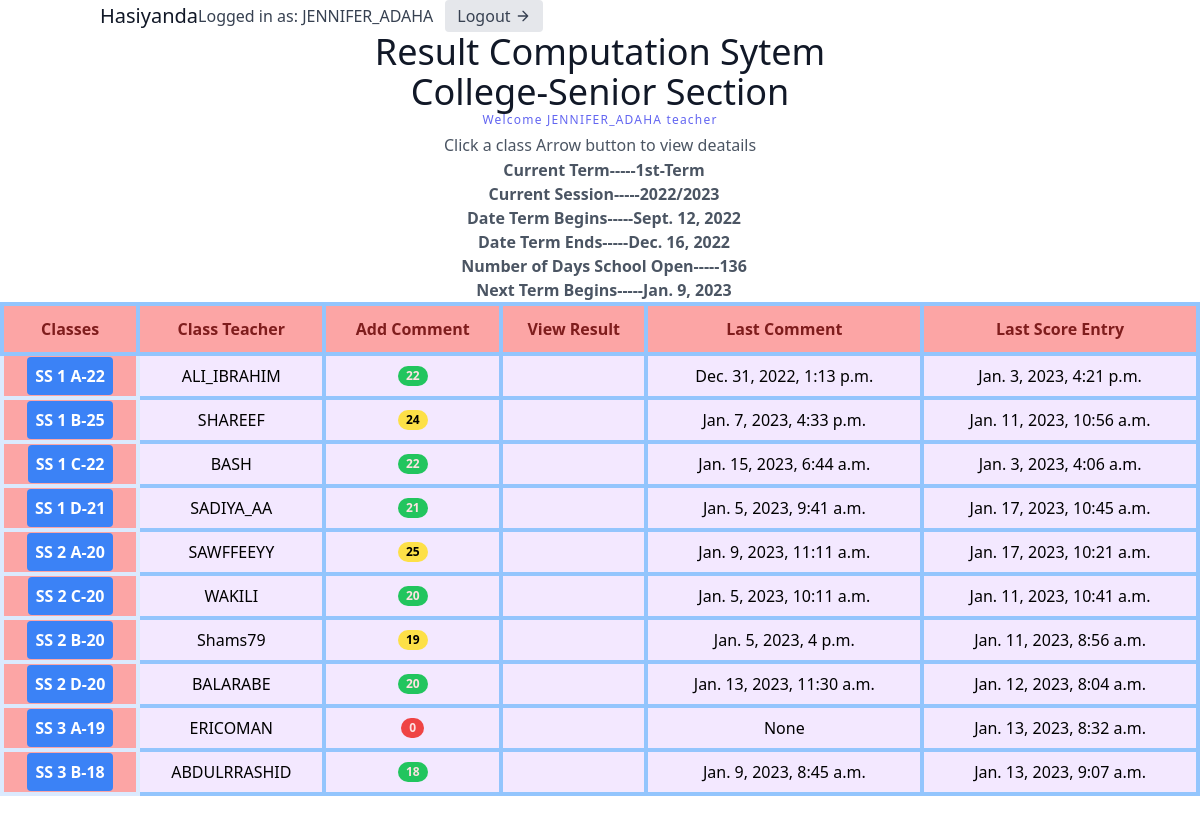
Page /classList/ (signed in) on the committed database.
### users/models.py (models this page shows, shortened)
class User(AbstractUser):
    class Role(models.TextChoices):
        ADMIN = 'admin'
        TEACHER = 'teacher'
        STUDENT = 'student'
    base_role = Role.TEACHER
    role = models.CharField(max_length=10, choices= Role.choices , null=True, blank=True)
    section = models.ForeignKey('result.section', on_delete=models.SET_NULL, null=True , blank=True)
    class Meta:
        db_table = 'auth_user'
    def __str__(self):
        return self.username

### result/models.py (models this page shows, shortened)
class section(models.Model):
    sectionName = models.CharField(max_length=100 , unique=True)
    def __str__(self):
        return self.sectionName

class setting(models.Model):
    announcement = models.CharField(max_length=100,null=True)
    announcement_date = models.DateField(auto_now_add=False,null=True)
    news = models.CharField(max_length=100,null=True)
    current_Term = models.CharField(max_length=100,choices=term_choices,null=True)
    current_Session = models.CharField(max_length=100,null=True)
    date_Term_Begin = models.DateField(auto_now_add=False,null=True)
    date_Term_End = models.DateField(auto_now_add=False,null=True)
    number_of_days_school_open = models.IntegerField(null=True)
    next_term_begins = models.DateField(auto_now_add=False,null=True)

class classArmTeacher(models.Model):
    className = models.ForeignKey(all_class, on_delete=models.CASCADE, null=True)
    classArm = models.ForeignKey(classArm, related_name='classArm', on_delete=models.CASCADE, null=True)
    classTeacher = models.ForeignKey(User, on_delete=models.SET_NULL, null=True)
    date = models.DateTimeField(auto_now_add=True)
    class Meta:
        ordering = ['className']

class all_class(models.Model):
    className = models.CharField(max_length=100 , unique=True)
    section = models.ForeignKey(section, on_delete=models.CASCADE, null=True)
    complete = models.BooleanField(default=False)
    date = models.DateTimeField(auto_now_add=True)
    def __str__(self):
        return self.className
    class Meta:
        ordering = ['className']

class classArm(models.Model):
    armName = models.CharField(max_length=100 , unique=True)
    def __str__(self):
        return self.armName
    class Meta:
        ordering = ['armName']

### result/views.py (the view, shortened to what this page needs)
# urls.py: path('classList/', classList.as_view(), name='classList'),
class classList(ListView):
    model = classArmTeacher
    template_name = 'result/classList.html'
    def get_context_data(self, **kwargs):
        context = super(classList, self).get_context_data(**kwargs)
        context['user'] = self.request.user
        context['setting'] = setting.objects.all()
        context['settingForm'] = settingForm()
        if self.request.user.is_staff:
            context["btn"] = "Edit Termlly Settings"
            context['all_class'] = classArmTeacher.objects.annotate(
                commentCount = Count('comment__student__id', distinct=True),
                student_in_assessment = Count('assessment__student__id', distinct=True),
                latestCommentdate = Max('comment__date'),
                latestAssessmentdate = Max('assessment__date')
                )
        else:
            context['all_class'] = classArmTeacher.objects.filter(className__section__sectionName = self.request.user.section).annotate(
                commentCount = Count('comment__id', distinct=True),
                student_in_assessment = Count('assessment__student__id', distinct=True),
                latestCommentdate = Max('comment__date'),
                latestAssessmentdate = Max('assessment__date')
            )
        return context

### result/templates/result/classList.html (shortened to what this page needs)
<script src="https://cdn.tailwindcss.com"></script>
<link rel="stylesheet" href="https://cdn.tailgrids.com/tailgrids-fallback.css" />
{% include 'navbar.html' %}
<section class="text-gray-600 body-font">
   <div class="container px-5  mx-auto">
     <div class="flex flex-col text-center w-full">
       <h1 class="sm:text-4xl text-3xl font-medium title-font text-gray-900">Result Computation Sytem</h1>
       <h1 class="sm:text-4xl text-3xl font-medium title-font text-gray-900">{{ user.section }} Section</h1>
       <h2 class="text-xs text-indigo-500 tracking-widest font-medium title-font mb-1">Welcome {{user.username}} {{user.role}}</h2>
       <p class=" mx-auto leading-relaxed text-base">Click a class Arrow button to view deatails</p>
        {% if setting.count > 0 %}
              <h4 class="font-bold pl-2">
                  Current Term-----{{setting.0.current_Term}}<br>
                  Current Session-----{{setting.0.current_Session}}<br>
                  Date Term Begins-----{{setting.0.date_Term_Begin}}<br>
                  Date Term Ends-----{{setting.0.date_Term_End}}<br>
                  Number of Days School Open-----{{setting.0.number_of_days_school_open}}<br>
                  Next Term Begins-----{{setting.0.next_term_begins}}<br>
              </h4>
        {% endif %}
      </div>
   </div>
   <div class="flex flex-col h-screen">
    <div class="flex-grow overflow-auto">
      <table class="relative w-full border">
        <thead>
          <tr>
            <th class="sticky top-0 border-4 border-blue-300  py-3 text-red-900 bg-red-300">Classes</th>
            <th class="sticky top-0 border-4 border-blue-300  py-3 text-red-900 bg-red-300">Class Teacher</th>
            <th class="sticky top-0 border-4 border-blue-300  py-3 text-red-900 bg-red-300">Add Comment</th>
            <th class="sticky top-0 border-4 border-blue-300  py-3 text-red-900 bg-red-300">View Result</th>
            <th class="sticky top-0 border-4 border-blue-300  py-3 text-red-900 bg-red-300 whitespace-nowrap">Last Comment</th>
            <th class="sticky top-0 border-4 border-blue-300  py-3 text-red-900 bg-red-300 whitespace-nowrap">Last Score Entry</th>
          </tr>
        </thead>
        <tbody class="divide-y bg-purple-100">
          <tr>
            {% for class in all_class %}
            <td class="border-4 border-blue-100  bg-red-300  text-center sticky left-0 ">
              <button class="bg-blue-500 hover:bg-blue-700 text-white font-bold py-2 px-2 rounded">
                <a href="{% url 'result:classDetails' class.id %}">
                  {{ class.className }} {{ class.classArm }}-{{class.student_in_assessment}}
                </a>
              </button>
            </td>
            <td class="border-4 border-blue-300    text-center">{{ class.classTeacher }}</td>
            <td class="border-4 border-blue-300    text-center">
              {%if class.commentCount == class.student_in_assessment %}
                <span class="inline-flex items-center justify-center px-2 py-1 text-xs font-bold leading-none text-red-100 bg-green-500 rounded-full">{{class.commentCount}}</span>
               {% elif class.commentCount > 0 %}
               <span class="inline-flex items-center justify-center px-2 py-1 text-xs font-bold leading-none text-black-100 bg-yellow-300 rounded-full">{{class.commentCount}}</span>
                {%else%}
                <span class="inline-flex items-center justify-center px-2 py-1 text-xs font-bold leading-none text-red-100 bg-red-500 rounded-full">{{class.commentCount}}</span>
               {%endif%}
            </td>
            <td class="border-4 border-blue-300    text-center">
            </td>
            <td class="border-4 border-blue-300 text-center  ">
              {{ class.latestCommentdate }}
            </td>
            <td class="border-4 border-blue-300 text-center ">
              {{ class.latestAssessmentdate }}
            </td>
          </tr>
          {% endfor %}
        </tbody>
      </table>
    </div>
  </div>
 </section>

### templates/navbar.html (shortened to what this page needs)
<header class="text-gray-700 body-font">
<link rel="stylesheet" href="https://cdnjs.cloudflare.com/ajax/libs/animate.css/3.5.2/animate.min.css">
    <div class="container mx-auto flex flex-wrap flex-col md:flex-row items-center">
      <a href="" class="flex title-font font-medium items-center text-gray-900 mb-4 md:mb-0">
        <span class="ml-3 text-xl">Hasiyanda</span>
      </a>
      {% if request.user.is_authenticated %}
        Logged in as: {{ request.user.username }}
        <a href="{% url 'result:logoutUser'  %}" class="ml-3 inline-flex items-center bg-gray-200 border-0 py-1 px-3 focus:outline-none hover:bg-gray-300 rounded text-base mt-4 md:mt-0">
          Logout
            <svg fill="none" stroke="currentColor" stroke-linecap="round" stroke-linejoin="round" stroke-width="2" class="w-4 h-4 ml-1" viewBox="0 0 24 24">
                <path d="M5 12h14M12 5l7 7-7 7"></path>
            </svg>
        </a>
      {% endif %}
    </div>
</header>

### rows in the picture
setting: current_Term "1st-Term", current_Session "2022/2023", date_Term_Begin "Sept. 12, 2022", date_Term_End "Dec. 16, 2022", number_of_days_school_open "136", next_term_begins "Jan. 9, 2023"
classArmTeacher: className "SS 1", classArm "A", student_in_assessment "22", classTeacher "ALI_IBRAHIM", commentCount "22", latestCommentdate "Dec. 31, 2022, 1:13 p.m.", latestAssessmentdate "Jan. 3, 2023, 4:21 p.m."
classArmTeacher: className "SS 1", classArm "B", student_in_assessment "25", classTeacher "SHAREEF", commentCount "24", latestCommentdate "Jan. 7, 2023, 4:33 p.m.", latestAssessmentdate "Jan. 11, 2023, 10:56 a.m."
classArmTeacher: className "SS 1", classArm "C", student_in_assessment "22", classTeacher "BASH", commentCount "22", latestCommentdate "Jan. 15, 2023, 6:44 a.m.", latestAssessmentdate "Jan. 3, 2023, 4:06 a.m."
classArmTeacher: className "SS 1", classArm "D", student_in_assessment "21", classTeacher "SADIYA_AA", commentCount "21", latestCommentdate "Jan. 5, 2023, 9:41 a.m.", latestAssessmentdate "Jan. 17, 2023, 10:45 a.m."
classArmTeacher: className "SS 2", classArm "A", student_in_assessment "20", classTeacher "SAWFFEEYY", commentCount "25", latestCommentdate "Jan. 9, 2023, 11:11 a.m.", latestAssessmentdate "Jan. 17, 2023, 10:21 a.m."
classArmTeacher: className "SS 2", classArm "C", student_in_assessment "20", classTeacher "WAKILI", commentCount "20", latestCommentdate "Jan. 5, 2023, 10:11 a.m.", latestAssessmentdate "Jan. 11, 2023, 10:41 a.m."
classArmTeacher: className "SS 2", classArm "B", student_in_assessment "20", classTeacher "Shams79", commentCount "19", latestCommentdate "Jan. 5, 2023, 4 p.m.", latestAssessmentdate "Jan. 11, 2023, 8:56 a.m."
classArmTeacher: className "SS 2", classArm "D", student_in_assessment "20", classTeacher "BALARABE", commentCount "20", latestCommentdate "Jan. 13, 2023, 11:30 a.m.", latestAssessmentdate "Jan. 12, 2023, 8:04 a.m."
classArmTeacher: className "SS 3", classArm "A", student_in_assessment "19", classTeacher "ERICOMAN", commentCount "0", latestCommentdate "None", latestAssessmentdate "Jan. 13, 2023, 8:32 a.m."
classArmTeacher: className "SS 3", classArm "B", student_in_assessment "18", classTeacher "ABDULRRASHID", commentCount "18", latestCommentdate "Jan. 9, 2023, 8:45 a.m.", latestAssessmentdate "Jan. 13, 2023, 9:07 a.m."

### other values in the picture
{{ request.user.username }} "JENNIFER_ADAHA"
{{ user.section }} "College-Senior"
{{ user.username }} "JENNIFER_ADAHA"
{{ user.role }} "teacher"
